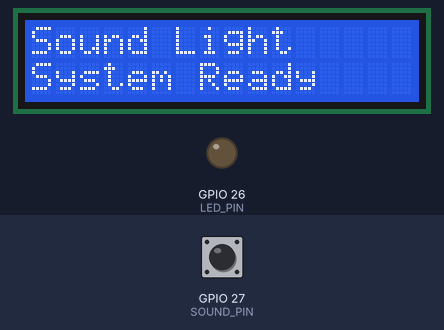
Bench run of a sketch on a simulated ESP32. On the bench: 16×2 character LCD, output pins drawn as LEDs (lit = HIGH). The test bench sets the inputs (shaded band); at power-on: GPIO 27 (SOUND_PIN) LOW.

Above: at 0.1 s.
2.3 s: GPIO 27 (SOUND_PIN) driven HIGH
At 2.7 s:
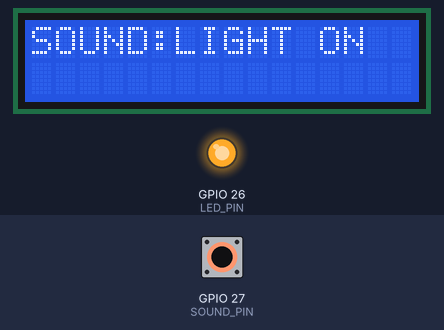
3.8 s: GPIO 27 (SOUND_PIN) pulsed LOW 5 times (0.12 s each, 0.3 s apart)
At 5.0 s:
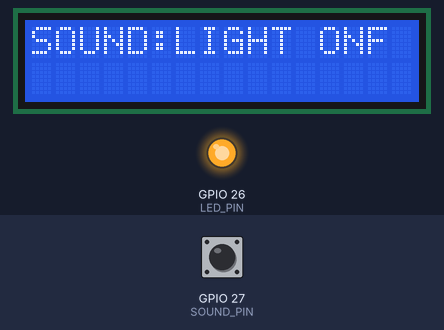
At 5.8 s:
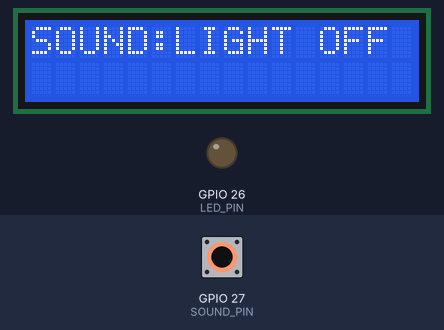
Timing chart, 0 to 7.3 s (numbered marks = the images above; inputs shaded):
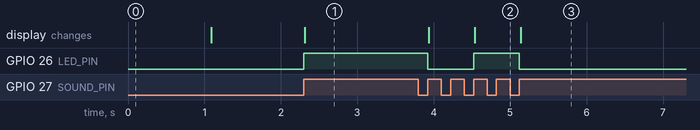

The sketch:

main.ino
```cpp
#include <LiquidCrystal_I2C.h>
#include <Wire.h>

LiquidCrystal_I2C lcd(0x27, 16, 2);

#define SOUND_PIN 27
#define LED_PIN 26

bool lightState = false;
bool lastSound = LOW;

unsigned long lastTrigger = 0;
const unsigned long cooldown = 500;

void setup() {

  Wire.begin(21, 22);

  lcd.init();
  lcd.backlight();

  Serial.begin(115200);

  pinMode(SOUND_PIN, INPUT);
  pinMode(LED_PIN, OUTPUT);

  digitalWrite(LED_PIN, LOW);

  lcd.setCursor(0, 0);
  lcd.print("Sound Light");

  lcd.setCursor(0, 1);
  lcd.print("System Ready");

  delay(1000);

  lcd.clear();
}

void loop() {

  bool sound = digitalRead(SOUND_PIN);

  // New sound detected
  if (sound == HIGH && lastSound == LOW) {

    // Ignore very fast repeated signals
    if (millis() - lastTrigger > cooldown) {

      lightState = !lightState;

      digitalWrite(LED_PIN, lightState);

      if (lightState) {
        lcd.setCursor(0, 0);
        lcd.print("SOUND:LIGHT ON");
      } else {
        lcd.clear();
        lcd.setCursor(0, 0);
        lcd.print("SOUND:LIGHT OFF");
      }

      lastTrigger = millis();
    }
  }

  lastSound = sound;
}
```

Measured:
- after the input at 2.3 s, GPIO 26 (LED_PIN): LOW → HIGH at once; the display: changes at once (image 1)
- after the input at 3.8 s, GPIO 26 (LED_PIN): HIGH → LOW after 0.12 s, → HIGH 0.60 s later, → LOW 0.60 s later; the display: first changes after 0.14 s (image 2 shows a later state)
